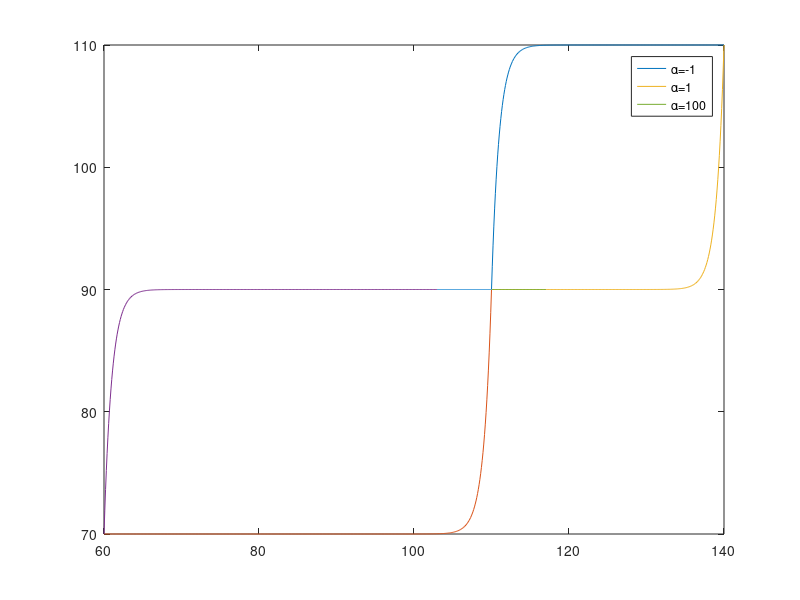

The MATLAB source for this figure:
Xa =  60;   Xo = 110;  Xb = 140;
Ya =  70;   Yo = 90;   Yb = 110;

xf = [Xo:0.1:Xb];
xg = [Xa:0.1:Xo];

figure; 
i=0;
for alpha = [ -1, 1, 100]
    i=i+1;
    Kf = (Yb-Yo)/(exp(alpha*(Xb-Xo))-1);
    fx = Kf * (exp(alpha*(xf-Xo))-1) + Yo*(xf-Xo>=0);
    
    
    
    
    Kg = (Ya-Yo)/(exp(alpha*(Xo-Xa))-1);
    gx = (Kg * (exp(alpha*(Xo-xg))-1) + Yo).*(xg-Xo<=0);
    
    
    p(i) = plot(xf,fx); hold on; lgnd{i} = ['\alpha=',num2str(alpha)];
    plot(xg,gx); pause;
    
end
legend(p,lgnd);